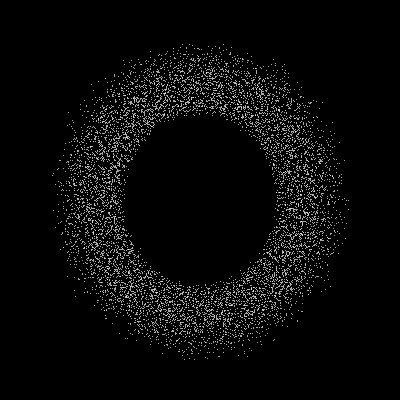
Frame 1 (no input)
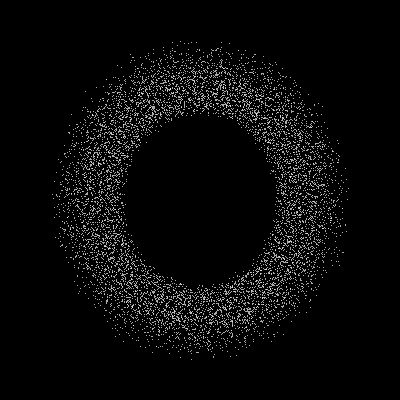
Frame 60 (the mouse pressed at the canvas centre just before this capture)
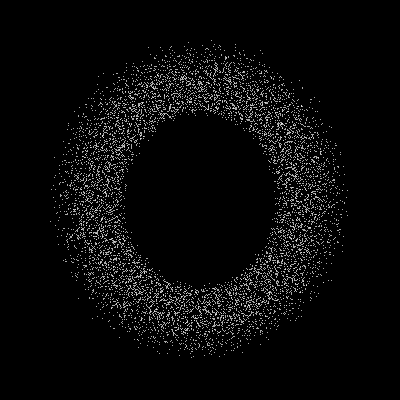
Frame 120 (the mouse held since frame 60 and released just before this capture)

The Processing sketch that drew these frames (run headless with seeded random() and noise(); from frame 60 on, the mouse is pressed at the canvas centre):

// Processing sketch: Font_O_02
// ── Font_O_02.pde
int owidth = 80; //width of O
int oheight = 90; //height of O
int othick = 55; //thickness of O
int odense = 1; //density of points (lower = denser)
int gap = 2;
int layers = (othick/gap);
int[] ocir = new int[layers];
int input;
float spider; //randomness

void setup() {
  size(400,400);
  background(0);
}

void draw() {
  smooth();
  background(0);
  translate(200,200);
  for(int i=0 ; i<layers ; i++){
    ocir[i] = int((PI*(oheight+(i*gap)))/odense);
    input = 2;
  }
  stroke(240);
  noFill();
  for(int i=0 ; i<layers ; i++){
    for(int j=0; j<ocir[i] ; j++){
      spider = ((i+11)/input);
      float x = (j*TWO_PI/ocir[i]);
      point(random(-spider,spider)+(owidth+(i*gap))*(sin(x)), random(-spider,spider)+(oheight+(i*gap))*(cos(x)));
    }
  }
}
